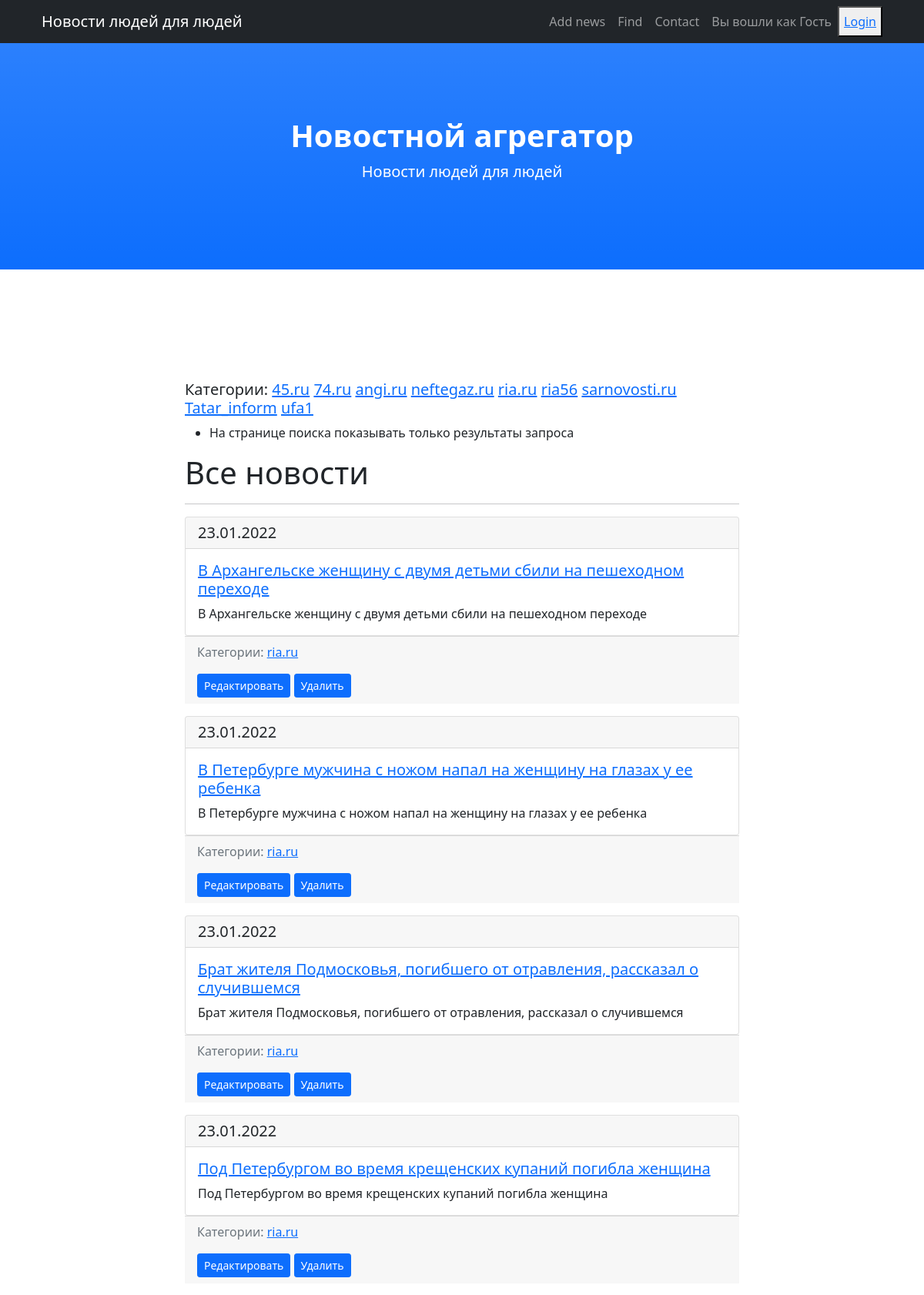
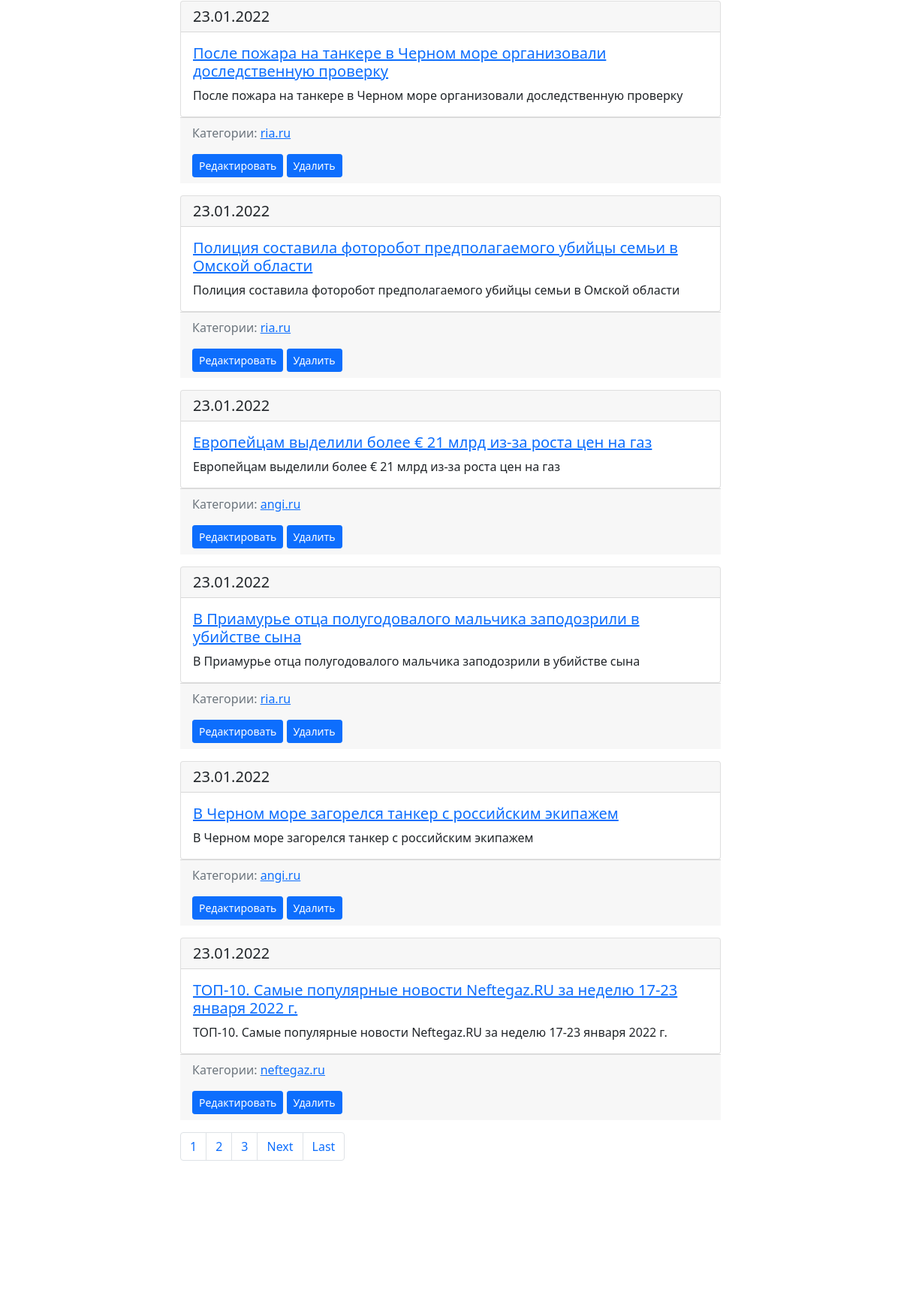
Before: /news/ (upper part) with the older database file (2 pictures, top to bottom).
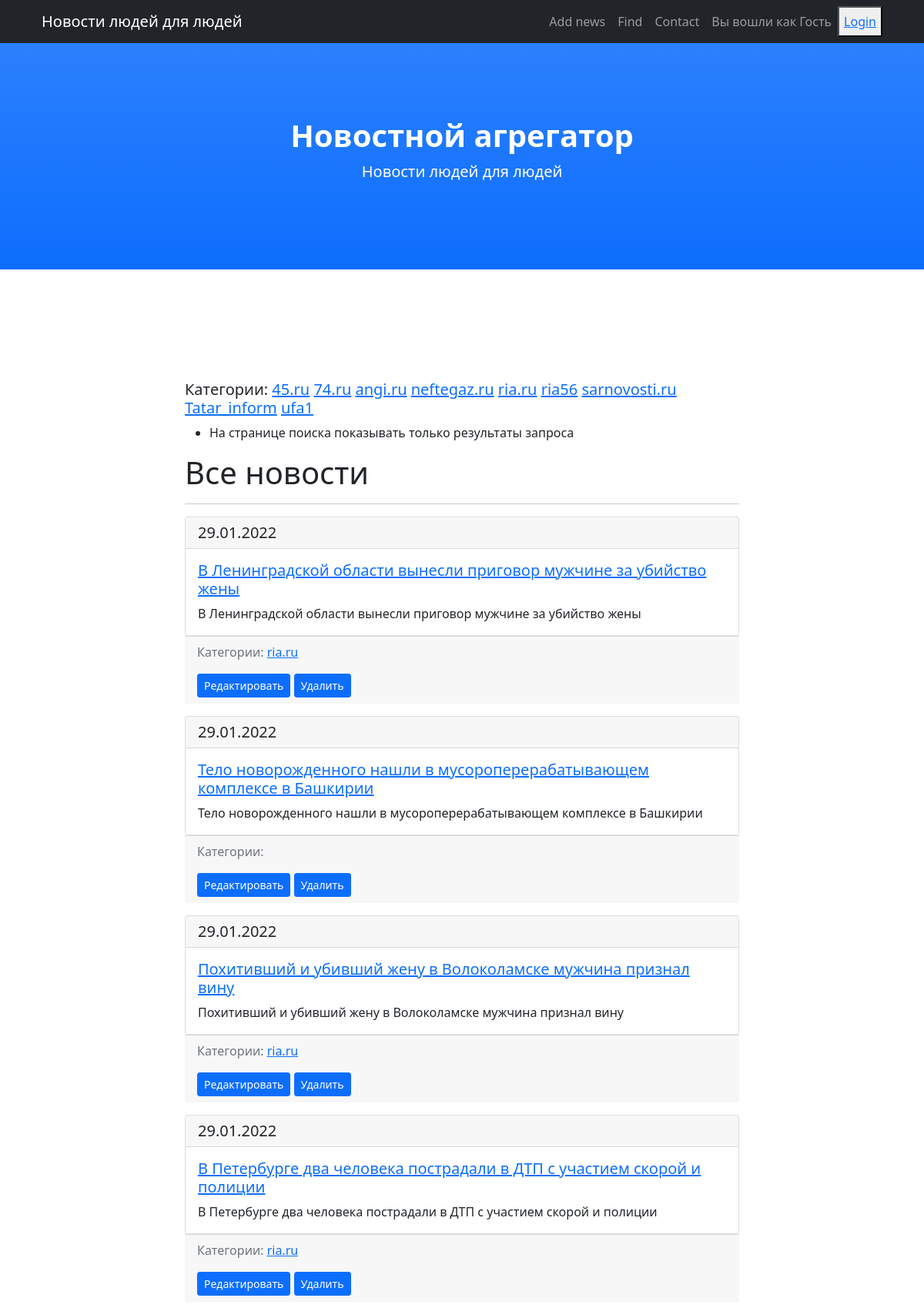
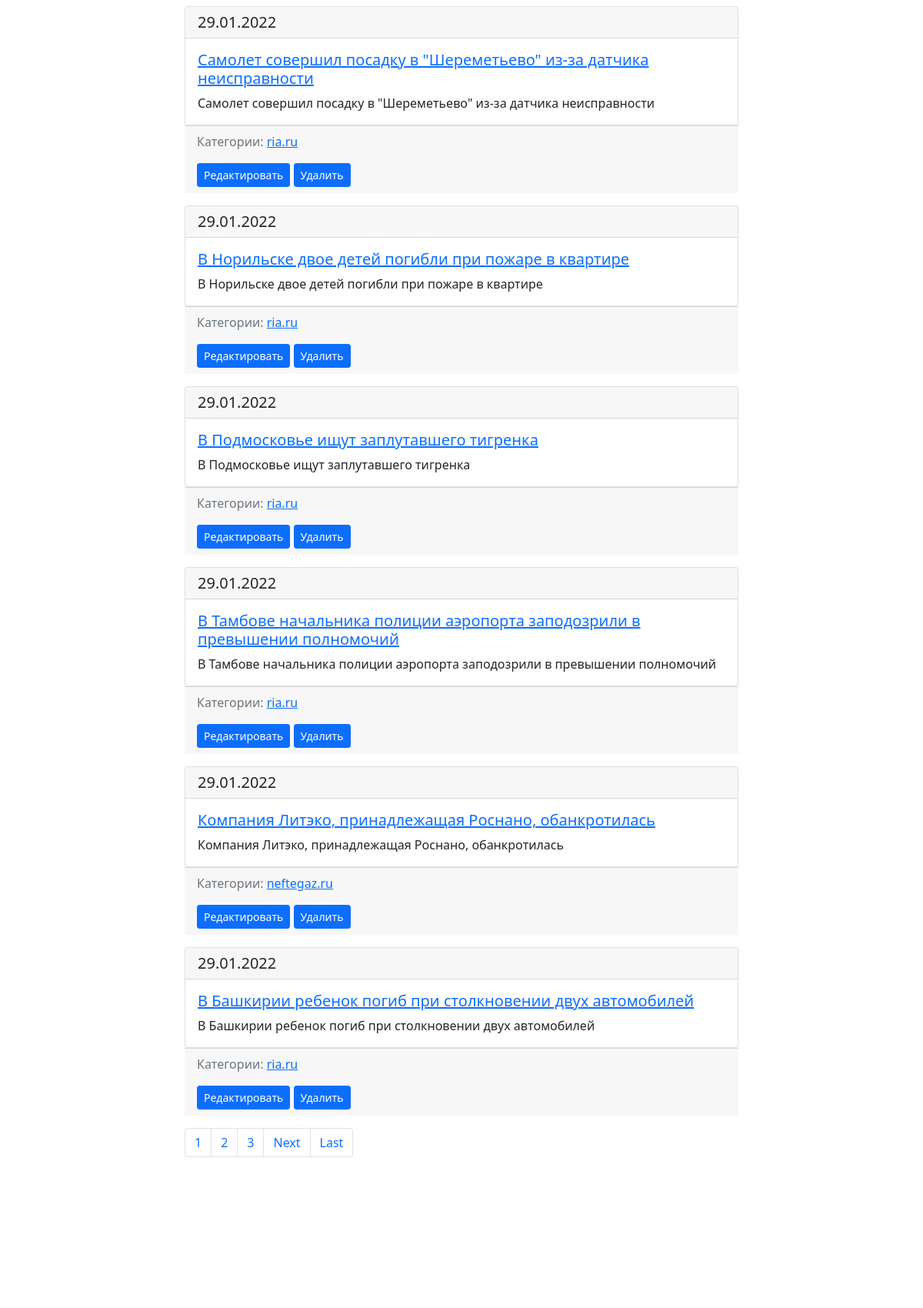
After: the same page with the newer database file (2 pictures, top to bottom).
### news/models.py (models this page shows, shortened)
class Category(models.Model):
    name_cat = models.CharField(max_length=62, unique=True, verbose_name='Название категории')
    subscribers = models.ManyToManyField(User, through='CategorySubscribers')
    def __str__(self):
        return f'{self.name_cat}'
    class Meta:
        verbose_name = 'Категория'
        verbose_name_plural = 'Категории'
    def get_absolute_url(self):
        return f'category/{self.pk}'

class Post(models.Model):
    article = 'Article'
    news = 'News'
    choice = [
        (article, 'Статья'),
        (news, 'Новость')
    ]
    author = models.ForeignKey('Author', on_delete=models.CASCADE, verbose_name='Автор')  # , related_name='posts')
    choices = models.CharField(max_length=7, choices=choice, default=article, verbose_name='Тип')
    date_time = models.DateTimeField(auto_now_add=True, verbose_name='Дата')  # (blank=True, null=True)
    category = models.ManyToManyField('Category', through='PostCategory')
    title = models.CharField(max_length=255, unique=True, verbose_name='Заголовок')
    text = models.TextField(max_length=255, verbose_name='Текст новости')
    rating = models.IntegerField(default=0, verbose_name='Рейтинг')
    url = models.URLField(verbose_name='Адрес')
    class Meta:
        verbose_name = 'Пост'
        verbose_name_plural = 'Посты'

### news/views.py (the view)
# urls.py: path('', cache_page(60)(NewsList.as_view()), name='news_list'),
class NewsList(ListView):
    model = Post
    template_name = 'news/posts.html'
    context_object_name = 'posts'
    queryset = Post.objects.order_by('-date_time')
    paginate_by = 10
    def get_context_data(self, **kwargs):
        context = super().get_context_data(**kwargs)
        context['category'] = Category.objects.all()
        context['is_author'] = self.request.user.groups.filter(name='authors').exists()
        return context

### news/templatetags/custom_filters.py (called while the page is built)
@register.filter(name='bad_word')
def bad_word(value):
    lst = ['жопа', 'тварь', 'сволочь', 'твари']
    value = value.split()
    for el in value:
        if el.lower() in lst:
            value.remove(el)
    return ' '.join(value)

### news/templates/news/posts.html (shortened to what this page needs)
{% extends 'default.html' %}
{% load custom_filters %}
{% block navigation %}
    <li class="nav-item"><a class="nav-link" href="{% url 'search' %}">Find</a></li>
{% endblock navigation %}
{% block content %}
{% load cache %}
{% cache 60 category %}
<h5>Категории:
{% for cat in category %}
    <a href="{% url 'category_list' cat.id %}">{{ cat.name_cat }}</a>
{% endfor %}</h5>
{% endcache %}
<ul>
    <li>На странице поиска показывать только результаты запроса</li>
</ul>
    <h1>Все новости</h1>
    <hr>
{% if posts %}
{% for post in posts %}
<div class="card">
    <h5 class="card-header">{{ post.date_time|date:'d.m.Y'}}</h5>
    <div class="card-body">
        <h5 class="card-title"><a href="{% url 'news_detail' post.id %}">{{ post.title | bad_word }}</a></h5>
        <p class="card-text">{{ post.text | truncatewords:20 | bad_word }}</p>
    </div>
</div>
<div class="card-footer mb-3 text-muted">
    <p>Категории: {% for cat in post.category.all %}
        <a href="{{ cat.get_absolute_url }}">{{ cat }}</a>
        {% endfor %}</p>
    <a class="btn btn-primary btn-sm" href="{% url 'update_post' post.id %}" role="button">Редактировать</a>
    <a class="btn btn-primary btn-sm" href="{% url 'delete_post' post.id %}" role="button">Удалить</a>
</div>
{% endfor %}
{% else %}
<p>Новостей нет</p>
{% endif %}
{% endblock content %}

Changed rows visible on the page:
no longer on this page (row unchanged): Post: date_time "23.01.2022", title|bad_word "В Архангельске женщину с двумя детьми сбили на пешеходном переходе", text|bad_word "В Архангельске женщину с двумя детьми сбили на пешеходном переходе", Category (name_cat "ria.ru")
no longer on this page (row unchanged): Post: date_time "23.01.2022", title|bad_word "В Петербурге мужчина с ножом напал на женщину на глазах у ее ребенка", text|bad_word "В Петербурге мужчина с ножом напал на женщину на глазах у ее ребенка", Category (name_cat "ria.ru")
no longer on this page (row unchanged): Post: date_time "23.01.2022", title|bad_word "Брат жителя Подмосковья, погибшего от отравления, рассказал о случившемся", text|bad_word "Брат жителя Подмосковья, погибшего от отравления, рассказал о случившемся", Category (name_cat "ria.ru")
no longer on this page (row unchanged): Post: date_time "23.01.2022", title|bad_word "Под Петербургом во время крещенских купаний погибла женщина", text|bad_word "Под Петербургом во время крещенских купаний погибла женщина", Category (name_cat "ria.ru")
no longer on this page (row unchanged): Post: date_time "23.01.2022", title|bad_word "После пожара на танкере в Черном море организовали доследственную проверку", text|bad_word "После пожара на танкере в Черном море организовали доследственную проверку", Category (name_cat "ria.ru")
no longer on this page (row unchanged): Post: date_time "23.01.2022", title|bad_word "Полиция составила фоторобот предполагаемого убийцы семьи в Омской области", text|bad_word "Полиция составила фоторобот предполагаемого убийцы семьи в Омской области", Category (name_cat "ria.ru")
no longer on this page (row unchanged): Post: date_time "23.01.2022", title|bad_word "Европейцам выделили более € 21 млрд из-за роста цен на газ", text|bad_word "Европейцам выделили более € 21 млрд из-за роста цен на газ", Category (name_cat "angi.ru")
no longer on this page (row unchanged): Post: date_time "23.01.2022", title|bad_word "В Приамурье отца полугодовалого мальчика заподозрили в убийстве сына", text|bad_word "В Приамурье отца полугодовалого мальчика заподозрили в убийстве сына", Category (name_cat "ria.ru")
no longer on this page (row unchanged): Post: date_time "23.01.2022", title|bad_word "В Черном море загорелся танкер с российским экипажем", text|bad_word "В Черном море загорелся танкер с российским экипажем", Category (name_cat "angi.ru")
no longer on this page (row unchanged): Post: date_time "23.01.2022", title|bad_word "ТОП-10. Самые популярные новости Neftegaz.RU за неделю 17-23 января 2022 г.", text|bad_word "ТОП-10. Самые популярные новости Neftegaz.RU за неделю 17-23 января 2022 г.", Category (name_cat "neftegaz.ru")
added Post: date_time "29.01.2022", title|bad_word "В Ленинградской области вынесли приговор мужчине за убийство жены", text|bad_word "В Ленинградской области вынесли приговор мужчине за убийство жены", Category (name_cat "ria.ru")
added Post: date_time "29.01.2022", title|bad_word "Тело новорожденного нашли в мусороперерабатывающем комплексе в Башкирии", text|bad_word "Тело новорожденного нашли в мусороперерабатывающем комплексе в Башкирии"
added Post: date_time "29.01.2022", title|bad_word "Похитивший и убивший жену в Волоколамске мужчина признал вину", text|bad_word "Похитивший и убивший жену в Волоколамске мужчина признал вину", Category (name_cat "ria.ru")
added Post: date_time "29.01.2022", title|bad_word "В Петербурге два человека пострадали в ДТП с участием скорой и полиции", text|bad_word "В Петербурге два человека пострадали в ДТП с участием скорой и полиции", Category (name_cat "ria.ru")
added Post: date_time "29.01.2022", title|bad_word "Самолет совершил посадку в \"Шереметьево\" из-за датчика неисправности", text|bad_word "Самолет совершил посадку в \"Шереметьево\" из-за датчика неисправности", Category (name_cat "ria.ru")
added Post: date_time "29.01.2022", title|bad_word "В Норильске двое детей погибли при пожаре в квартире", text|bad_word "В Норильске двое детей погибли при пожаре в квартире", Category (name_cat "ria.ru")
added Post: date_time "29.01.2022", title|bad_word "В Подмосковье ищут заплутавшего тигренка", text|bad_word "В Подмосковье ищут заплутавшего тигренка", Category (name_cat "ria.ru")
added Post: date_time "29.01.2022", title|bad_word "В Тамбове начальника полиции аэропорта заподозрили в превышении полномочий", text|bad_word "В Тамбове начальника полиции аэропорта заподозрили в превышении полномочий", Category (name_cat "ria.ru")
added Post: date_time "29.01.2022", title|bad_word "Компания Литэко, принадлежащая Роснано, обанкротилась", text|bad_word "Компания Литэко, принадлежащая Роснано, обанкротилась", Category (name_cat "neftegaz.ru")
added Post: date_time "29.01.2022", title|bad_word "В Башкирии ребенок погиб при столкновении двух автомобилей", text|bad_word "В Башкирии ребенок погиб при столкновении двух автомобилей", Category (name_cat "ria.ru")
